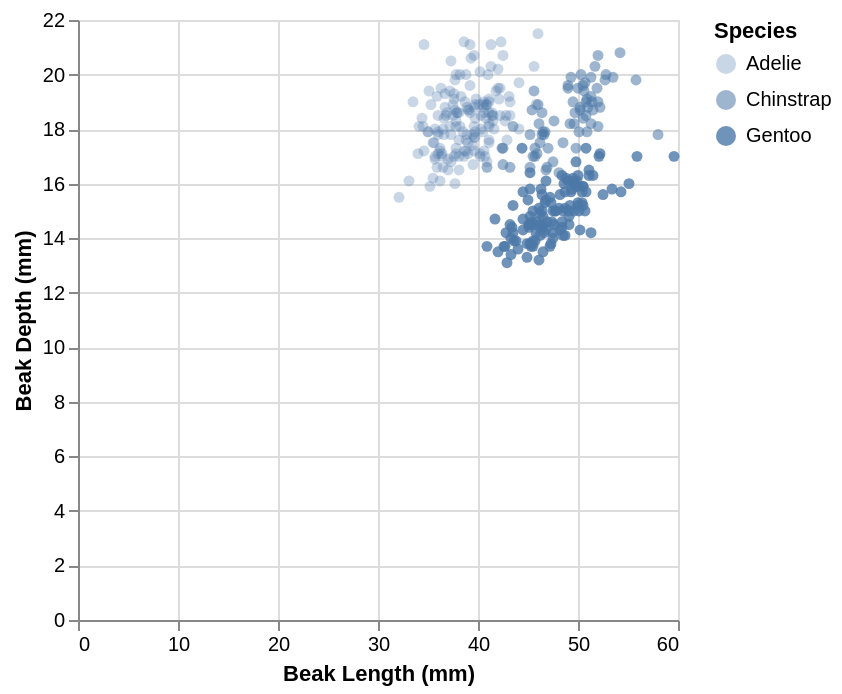

The notebook cell this image was saved under:
### Markdown cell above
### Grammar == consistency

### Code cell
alt.Chart(df).mark_circle().encode(
    x='Beak Length (mm)',
    y='Beak Depth (mm)',
    opacity='Species'
)

### Figure 1 — Vega-Lite specification as saved in the notebook (floating-point values rounded to 4 significant figures; data arrays with more than 128 entries replaced by an {"elided": "..."} marker saying what was removed)
{"config": {"view": {"continuousWidth": 300, "continuousHeight": 300}}, "data": {"name": "data-783f637a646b8ff8439f6e7d741cecf0"}, "mark": {"type": "circle"}, "encoding": {"opacity": {"field": "Species", "type": "nominal"}, "x": {"field": "Beak Length (mm)", "type": "quantitative"}, "y": {"field": "Beak Depth (mm)", "type": "quantitative"}}, "$schema": "https://vega.github.io/schema/vega-lite/v6.4.1.json", "datasets": {"data-783f637a646b8ff8439f6e7d741cecf0": {"elided": "344 records"}}}
